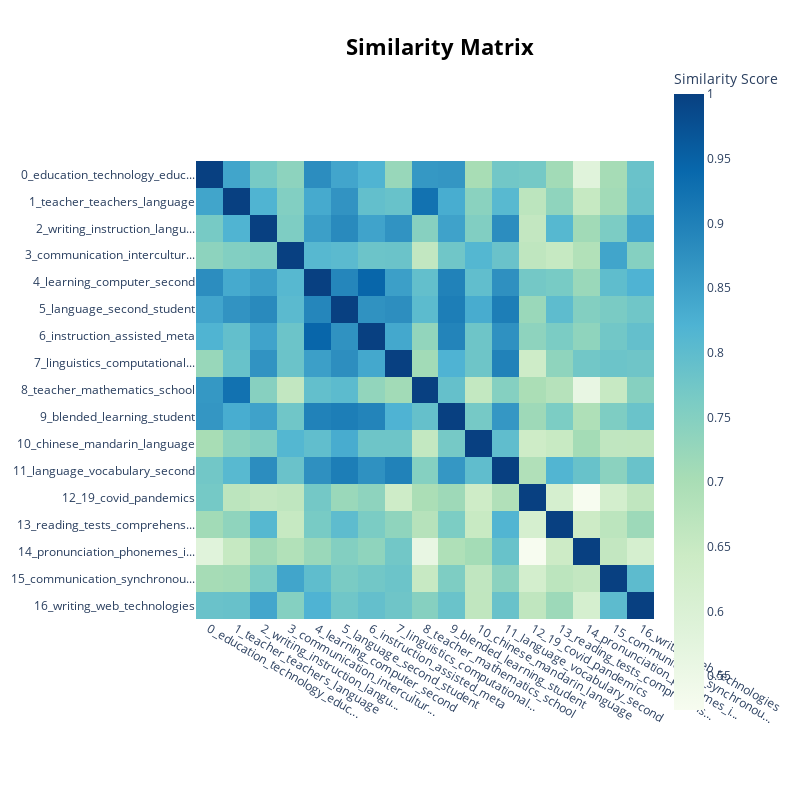

Here is the notebook cell this chart was saved with:
### Code cell
model.visualize_heatmap()

### Figure 1 — Plotly figure (JSON) as saved in the notebook; plotly's stock layout.template omitted (floating-point values rounded to 4 significant figures; data arrays with more than 128 entries replaced by an {"elided": "..."} marker saying what was removed)
{"data": [{"coloraxis": "coloraxis", "hovertemplate": "x: %{x}<br>y: %{y}<br>Similarity Score: %{z}<extra></extra>", "name": "0", "type": "heatmap", "x": ["0_education_technology_educ...", "1_teacher_teachers_language", "2_writing_instruction_langu...", "3_communication_intercultur...", "4_learning_computer_second", "5_language_second_student", "6_instruction_assisted_meta", "7_linguistics_computational...", "8_teacher_mathematics_school", "9_blended_learning_student", "10_chinese_mandarin_language", "11_language_vocabulary_second", "12_19_covid_pandemics", "13_reading_tests_comprehens...", "14_pronunciation_phonemes_i...", "15_communication_synchronou...", "16_writing_web_technologies"], "xaxis": "x", "y": ["0_education_technology_educ...", "1_teacher_teachers_language", "2_writing_instruction_langu...", "3_communication_intercultur...", "4_learning_computer_second", "5_language_second_student", "6_instruction_assisted_meta", "7_linguistics_computational...", "8_teacher_mathematics_school", "9_blended_learning_student", "10_chinese_mandarin_language", "11_language_vocabulary_second", "12_19_covid_pandemics", "13_reading_tests_comprehens...", "14_pronunciation_phonemes_i...", "15_communication_synchronou...", "16_writing_web_technologies"], "yaxis": "y", "z": {"elided": "17x17 float values"}}], "layout": {"coloraxis": {"colorbar": {"title": {"text": "Similarity Score"}}, "colorscale": [[0, "rgb(247,252,240)"], [0.125, "rgb(224,243,219)"], [0.25, "rgb(204,235,197)"], [0.375, "rgb(168,221,181)"], [0.5, "rgb(123,204,196)"], [0.625, "rgb(78,179,211)"], [0.75, "rgb(43,140,190)"], [0.875, "rgb(8,104,172)"], [1, "rgb(8,64,129)"]]}, "height": 800, "hoverlabel": {"bgcolor": "white", "font": {"family": "Rockwell", "size": 16}}, "legend": {"title": {"text": "Trend"}}, "margin": {"t": 60}, "showlegend": true, "title": {"font": {"color": "Black", "size": 22}, "text": "<b>Similarity Matrix</b>", "x": 0.55, "xanchor": "center", "y": 0.95, "yanchor": "top"}, "width": 800, "xaxis": {"anchor": "y", "constrain": "domain", "domain": [0, 1], "scaleanchor": "y"}, "yaxis": {"anchor": "x", "autorange": "reversed", "constrain": "domain", "domain": [0, 1]}}}
